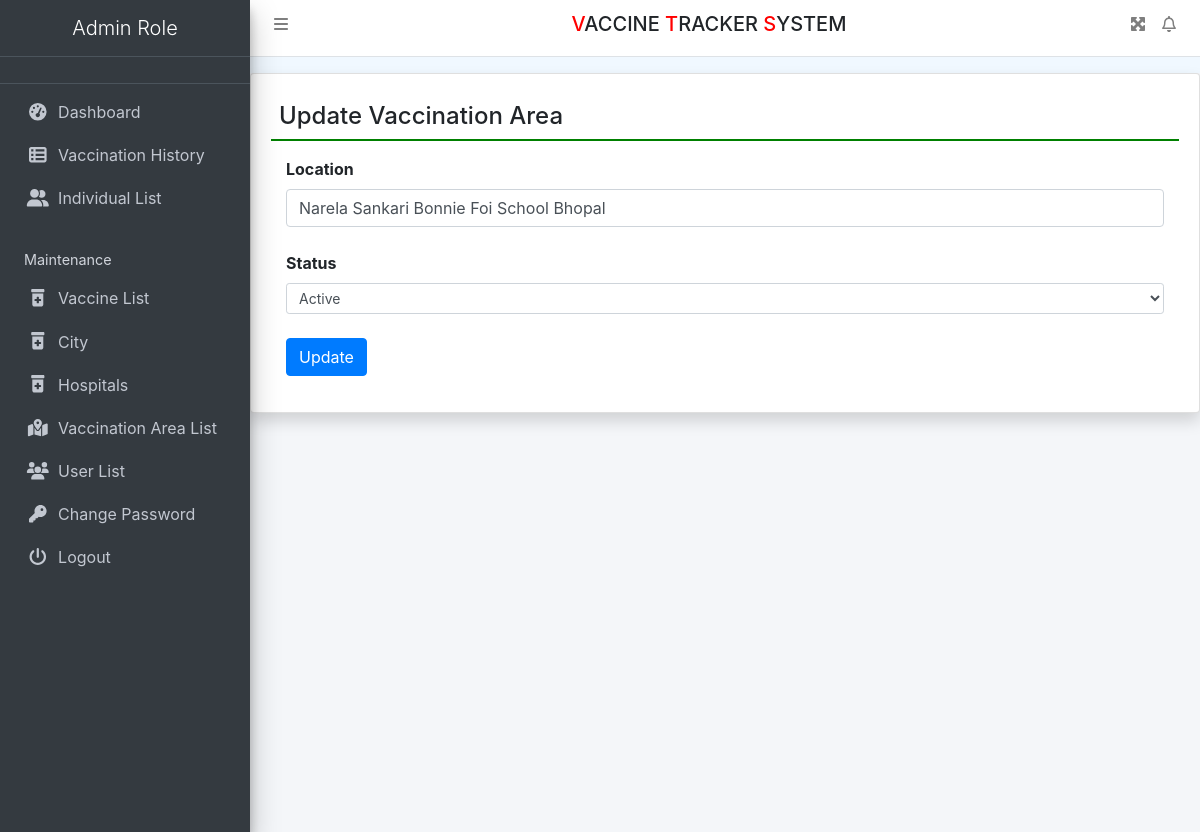
/editVaccineArea/4 (signed in), run on the app's committed database.
### vaccine/models.py (models this page shows, shortened)
class VaccineLocationList(models.Model):
    Location = models.CharField(max_length=250, null=True)
    Status = models.CharField(max_length=200, null=True)
    CreationDate = models.DateTimeField(auto_now_add=True)

### vaccine/views.py (the view, shortened to what this page needs)
# urls.py: path('editVaccineArea/<int:pid>', editVaccineArea, name='editVaccineArea'),
def editVaccineArea(request, pid):
    if not request.user.is_authenticated:
        return redirect('admin_login')
    error = ""
    vlocation = VaccineLocationList.objects.get(id=pid)
    return render(request, 'editVaccineArea.html', locals())

### vaccine/templates/editVaccineArea.html (shortened to what this page needs)
{% extends 'header.html' %}
{% block main %}
{% load static %}
<div class="card shadow mt-3">
    <div class="card-body">
        <h4 class="p-2" style="border-bottom: 2px solid green;">Update Vaccination Area</h4>
        <div class="container-fluid mt-3">
            <div class="form-group">
                <form method="post">
                    <label>Location</label>
                    <input type="text" name="Location" value="{{vlocation.Location}}" class="form-control">
                    <br>
                    <label>Status</label>
                    <Select name="Status" class="form-control form-control-sm" required>
                        <option value="{{vlocation.Status}}">{{vlocation.Status}}</option>
                    </Select>
                    <br>
                    <input type="submit" value="Update" class="btn btn-primary">
                </form>
            </div>
        </div>
    </div>
</div>
{% endblock %}

### vaccine/templates/header.html (style rules this page uses)
body { background-color: aliceblue; }

### data on the page
VaccineLocationList: Location "Narela Sankari Bonnie Foi School Bhopal", Status "Active"
